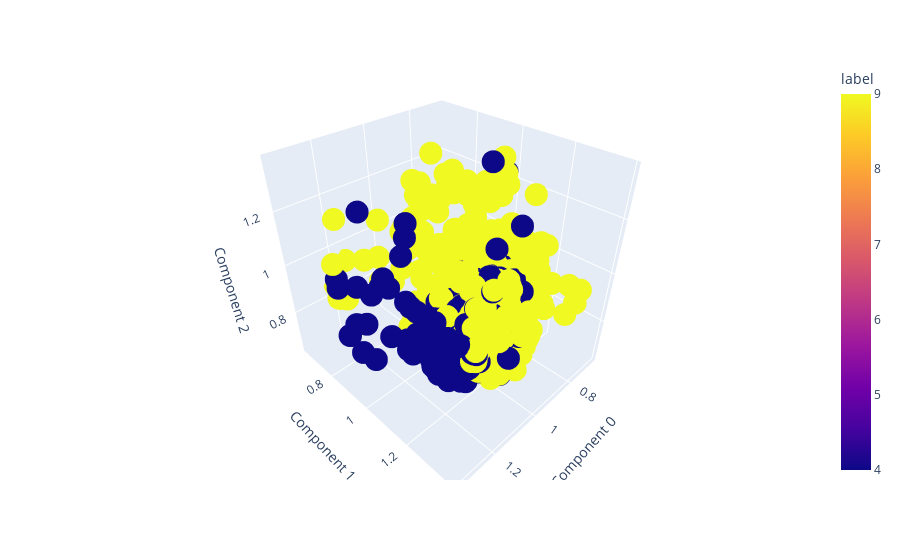

Here is the notebook cell this chart was saved with:
### Code cell
import plotly.express as px
import pandas as pd
import matplotlib.pyplot as plt
import time

df = pd.DataFrame({'Component 0':data_features[:,0], 'Component 1':data_features[:,1], 
                   'Component 2':data_features[:,2], 'label':data_labels})

fig = px.scatter_3d(df, x='Component 0', y='Component 1', z='Component 2', color='label')
fig.show()

### Figure 1 — Plotly figure (JSON) as saved in the notebook; plotly's stock layout.template omitted (floating-point values rounded to 4 significant figures; data arrays with more than 128 entries replaced by an {"elided": "..."} marker saying what was removed)
{"data": [{"hovertemplate": "Component 0=%{x}<br>Component 1=%{y}<br>Component 2=%{z}<br>label=%{marker.color}<extra></extra>", "legendgroup": "", "marker": {"color": {"elided": "6000 int values"}, "coloraxis": "coloraxis", "symbol": "circle"}, "mode": "markers", "name": "", "scene": "scene", "showlegend": false, "type": "scatter3d", "x": {"elided": "6000 float values"}, "y": {"elided": "6000 float values"}, "z": {"elided": "6000 float values"}}], "layout": {"coloraxis": {"colorbar": {"title": {"text": "label"}}, "colorscale": [[0, "#0d0887"], [0.1111, "#46039f"], [0.2222, "#7201a8"], [0.3333, "#9c179e"], [0.4444, "#bd3786"], [0.5556, "#d8576b"], [0.6667, "#ed7953"], [0.7778, "#fb9f3a"], [0.8889, "#fdca26"], [1, "#f0f921"]]}, "legend": {"tracegroupgap": 0}, "margin": {"t": 60}, "scene": {"domain": {"x": [0, 1], "y": [0, 1]}, "xaxis": {"title": {"text": "Component 0"}}, "yaxis": {"title": {"text": "Component 1"}}, "zaxis": {"title": {"text": "Component 2"}}}}}
